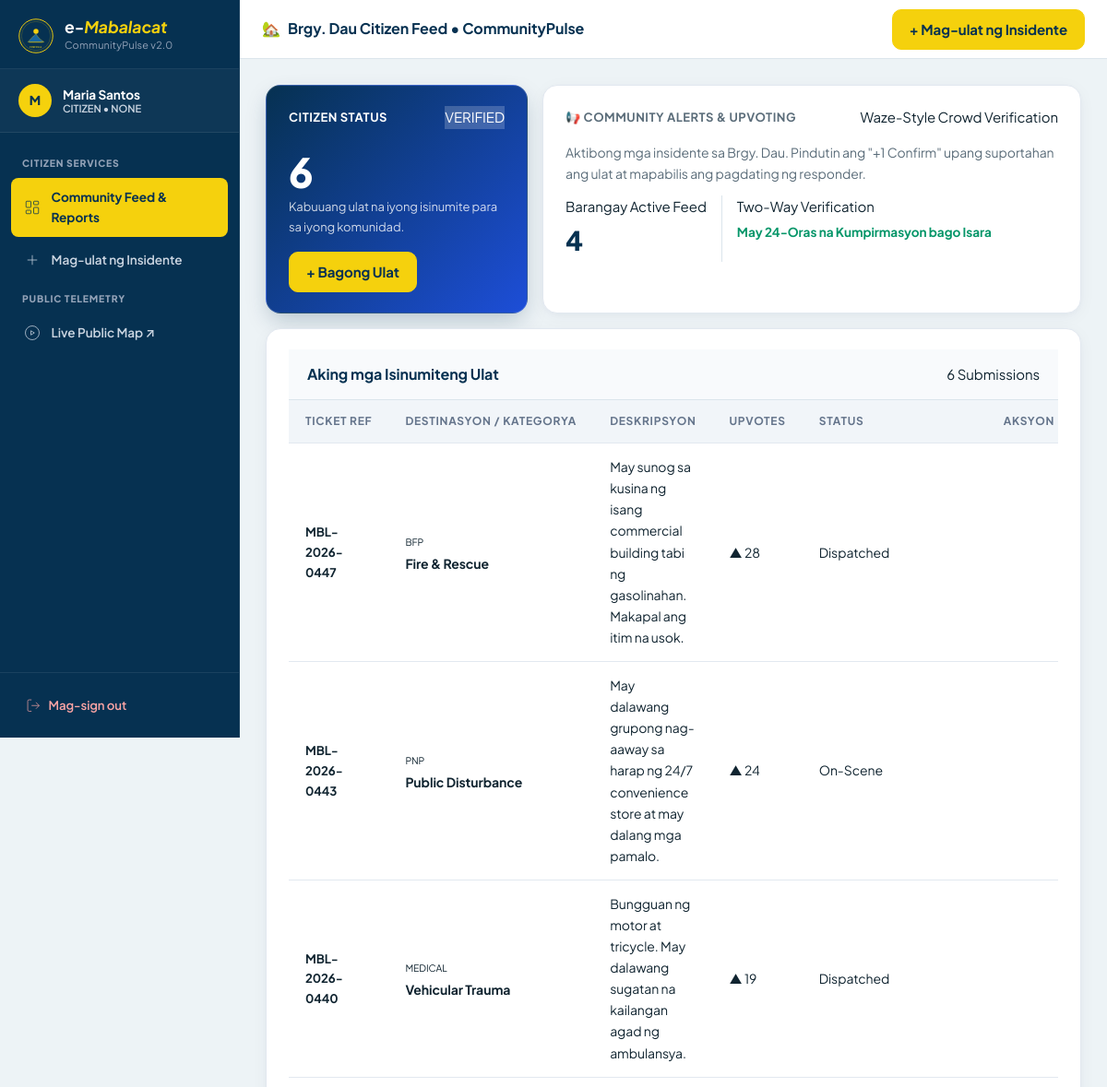
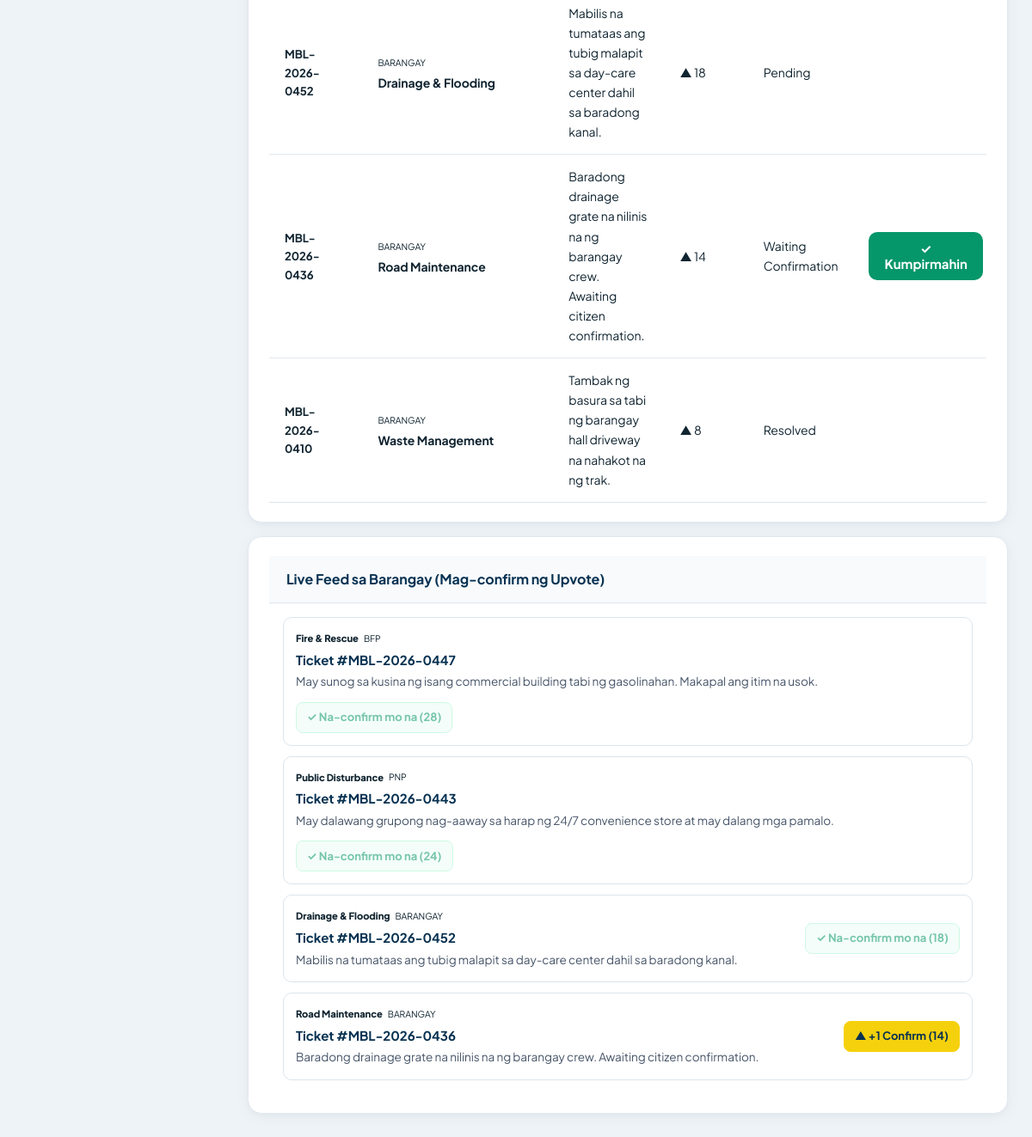
/citizen/dashboard.php (signed in), run on the app's committed database (2 pictures, top to bottom).
### tables this page shows
CREATE TABLE IF NOT EXISTS `barangays` (
  `id` INT UNSIGNED AUTO_INCREMENT PRIMARY KEY,
  `name` VARCHAR(100) NOT NULL UNIQUE,
  `zone` ENUM('North', 'Central', 'South') NOT NULL DEFAULT 'North',
  `captain` VARCHAR(120) NOT NULL DEFAULT '',
  `hotline` VARCHAR(40) NOT NULL DEFAULT ''
);

CREATE TABLE IF NOT EXISTS `users` (
  `id` INT UNSIGNED AUTO_INCREMENT PRIMARY KEY,
  `full_name` VARCHAR(150) NOT NULL,
  `email` VARCHAR(150) NOT NULL UNIQUE,
  `phone` VARCHAR(40) NOT NULL DEFAULT '',
  `password_hash` VARCHAR(255) NOT NULL,
  
   
  `role` ENUM('super_admin', 'agency_admin', 'mini_admin', 'responder', 'citizen') NOT NULL DEFAULT 'citizen',
  
   
  `agency_type` ENUM('bfp', 'pnp', 'medical') DEFAULT NULL,
  
   
  `barangay_id` INT UNSIGNED DEFAULT NULL,
  
   
  `kyc_status` ENUM('pending', 'verified', 'rejected') NOT NULL DEFAULT 'pending',
  `kyc_id_image` VARCHAR(255) DEFAULT NULL,
  
   
  `is_on_duty` TINYINT(1) NOT NULL DEFAULT 1,
  `duty_status` ENUM('available', 'dispatched', 'en_route', 'on_site', 'off_duty') NOT NULL DEFAULT 'available',
  `unit_callsign` VARCHAR(50) DEFAULT NULL,
  `rank_title` VARCHAR(100) DEFAULT NULL,
  
   
  `strike_count` INT UNSIGNED NOT NULL DEFAULT 0,
  `email_verified` TINYINT(1) NOT NULL DEFAULT 1,
  `otp_code` VARCHAR(10) DEFAULT NULL,
  `otp_expires_at` DATETIME DEFAULT NULL,
  `created_at` TIMESTAMP NOT NULL DEFAULT CURRENT_TIMESTAMP,
  
  FOREIGN KEY (`barangay_id`) REFERENCES `barangays`(`id`) ON DELETE SET NULL
);

CREATE TABLE IF NOT EXISTS `reports` (
  `id` INT UNSIGNED AUTO_INCREMENT PRIMARY KEY,
  `ticket_no` VARCHAR(50) NOT NULL UNIQUE,
  `user_id` INT UNSIGNED NOT NULL,
  `barangay_id` INT UNSIGNED NOT NULL,
  
   
  `target_portal` ENUM('barangay', 'bfp', 'pnp', 'medical') NOT NULL DEFAULT 'barangay',
  
  `category` VARCHAR(100) NOT NULL,
  `priority` ENUM('emergency', 'high', 'medium', 'low') NOT NULL DEFAULT 'medium',
  `description` TEXT NOT NULL,
  `address` VARCHAR(255) NOT NULL DEFAULT '',
  `evidence_photo` VARCHAR(255) DEFAULT NULL,
  
   
  `latitude` DECIMAL(10, 7) NOT NULL DEFAULT 15.181000,
  `longitude` DECIMAL(10, 7) NOT NULL DEFAULT 120.588000,
  
   
  `fuzzed_lat` DECIMAL(10, 7) NOT NULL DEFAULT 15.181000,
  `fuzzed_lng` DECIMAL(10, 7) NOT NULL DEFAULT 120.588000,
  
   
  `upvotes_count` INT UNSIGNED NOT NULL DEFAULT 1,
  
   
  `status` ENUM('Pending', 'Dispatched', 'On-Scene', 'Waiting Confirmation', 'Resolved', 'Closed', 'False Alarm') NOT NULL DEFAULT 'Pending',
  
   
  `assigned_responder_id` INT UNSIGNED DEFAULT NULL,
  `dispatched_at` DATETIME DEFAULT NULL,
  `arrived_at` DATETIME DEFAULT NULL,
  
   
  `resolution_photo` VARCHAR(255) DEFAULT NULL,
  `resolution_remarks` TEXT DEFAULT NULL,
  `official_ref_no` VARCHAR(100) DEFAULT NULL,
  `resolved_uploaded_at` DATETIME DEFAULT NULL,
  `closed_at` DATETIME DEFAULT NULL,
  `created_at` TIMESTAMP NOT NULL DEFAULT CURRENT_TIMESTAMP,
  
  FOREIGN KEY (`user_id`) REFERENCES `users`(`id`),
  FOREIGN KEY (`barangay_id`) REFERENCES `barangays`(`id`),
  FOREIGN KEY (`assigned_responder_id`) REFERENCES `users`(`id`) ON DELETE SET NULL
);

### public/citizen/dashboard.php (the view, shortened to what this page needs)
<?php
require_once '../../src/config/database.php';
$userId = (int)$_SESSION['user_id'];
$stmt = $pdo->prepare("SELECT * FROM users WHERE id = ?");
$stmt->execute([$userId]);
$user = $stmt->fetch(PDO::FETCH_ASSOC);
$barangayId = (int)$user['barangay_id'];
$bStmt = $pdo->prepare("SELECT name FROM barangays WHERE id = ?");
$bStmt->execute([$barangayId]);
$barangay = $bStmt->fetch(PDO::FETCH_ASSOC);
$myReportsStmt = $pdo->prepare("
    SELECT r.*, b.name as barangay_name, resp.full_name as responder_name
    FROM reports r
    JOIN barangays b ON r.barangay_id = b.id
    LEFT JOIN users resp ON r.assigned_responder_id = resp.id
    WHERE r.user_id = ?
    ORDER BY r.created_at DESC
");
$myReportsStmt->execute([$userId]);
$myReports = $myReportsStmt->fetchAll(PDO::FETCH_ASSOC);
$barangayReportsStmt = $pdo->prepare("
    SELECT r.*, u.full_name as reporter_name,
           (SELECT COUNT(*) FROM report_upvotes ru WHERE ru.report_id = r.id AND ru.user_id = ?) as has_upvoted
    FROM reports r
    JOIN users u ON r.user_id = u.id
    WHERE r.barangay_id = ? AND r.status NOT IN ('Resolved', 'False Alarm')
    ORDER BY r.upvotes_count DESC, r.created_at DESC
");
$barangayReportsStmt->execute([$userId, $barangayId]);
$barangayReports = $barangayReportsStmt->fetchAll(PDO::FETCH_ASSOC);
?>
<!DOCTYPE html>
<html lang="en">
<head>
<link rel="stylesheet" href="../assets/css/site.css">
</head>
<body>
<div class="app-shell">
  <?php include '../partials/sidebar.php'; ?>
  <div class="app-main">
    <header class="app-topbar">
      <div class="app-topbar-title">
        <span>🏡</span>
        <span>Brgy. <?= htmlspecialchars($barangay['name'] ?? 'Mabalacat') ?> Citizen Feed &bull; CommunityPulse</span>
      </div>
      <div class="app-topbar-actions">
        <?php if ($user['kyc_status'] === 'verified'): ?>
          <a href="report.php" class="btn btn-gold btn-xs">+ Mag-ulat ng Insidente</a>
        <?php else: ?>
          <span class="badge badge-gold">Pending KYC Verification</span>
        <?php endif; ?>
      </div>
    </header>
    <main class="app-content">
      <div class="bento-grid">
        <div class="bento-card span-4 hero-bento" style="background: linear-gradient(135deg, #059669 0%, #064e3b 100%);">
          <div class="bento-head">
            <span class="bento-title" style="color:#fff;">Citizen Status</span>
            <span class="badge" style="background:rgba(255,255,255,0.2);color:#fff;"><?= strtoupper($user['kyc_status']) ?></span>
          </div>
          <div class="bento-kpi-value" style="color:#fff;"><?= count($myReports) ?></div>
          <p class="bento-sub" style="color:#cbd5e1;">Kabuuang ulat na iyong isinumite para sa iyong komunidad.</p>
          <div style="margin-top:16px;">
            <a href="report.php" class="btn btn-gold btn-xs">+ Bagong Ulat</a>
          </div>
        </div>
        <div class="bento-card span-8">
          <div class="bento-head">
            <h2 class="bento-title">📢 Community Alerts &amp; Upvoting</h2>
            <span class="badge badge-gold">Waze-Style Crowd Verification</span>
          </div>
          <p class="small muted" style="margin:0 0 12px 0;">
            Aktibong mga insidente sa Brgy. <?= htmlspecialchars($barangay['name'] ?? '') ?>. Pindutin ang "+1 Confirm" upang suportahan ang ulat at mapabilis ang pagdating ng responder.
          </p>
          <div style="display:flex; gap:16px;">
            <div>
              <div class="stat-label">Barangay Active Feed</div>
              <div style="font-size:1.8rem; font-weight:800; font-family:var(--serif); color:var(--navy);"><?= count($barangayReports) ?></div>
            </div>
            <div style="border-left:1px solid var(--line); padding-left:16px;">
              <div class="stat-label">Two-Way Verification</div>
              <div style="font-size:0.85rem; color:#059669; font-weight:700; margin-top:4px;">May 24-Oras na Kumpirmasyon bago Isara</div>
            </div>
          </div>
        </div>
        <div class="bento-card span-12" style="padding:0;">
          <div style="padding: 14px 20px; background: #f8fafc; border-bottom: 1px solid var(--line); display:flex; justify-content:space-between; align-items:center;">
            <h3 style="font-size:1rem; font-weight:700; color:var(--navy); margin:0;">Aking mga Isinumiteng Ulat</h3>
            <span class="badge badge-outline"><?= count($myReports) ?> Submissions</span>
          </div>
          <div style="overflow-x: auto;">
            <table class="data-table" style="width:100%; border-collapse:collapse; font-size:0.85rem;">
              <thead>
                <tr style="background:#f1f5f9; text-align:left; border-bottom:1px solid var(--line);">
                  <th style="padding:10px 14px;">Ticket Ref</th>
                  <th style="padding:10px 14px;">Destinasyon / Kategorya</th>
                  <th style="padding:10px 14px;">Deskripsyon</th>
                  <th style="padding:10px 14px;">Upvotes</th>
                  <th style="padding:10px 14px;">Status</th>
                  <th style="padding:10px 14px; text-align:right;">Aksyon</th>
                </tr>
              </thead>
              <tbody>
                <?php if (empty($myReports)): ?>
                  <tr>
                    <td colspan="6" style="padding:2rem; text-align:center; color:var(--muted);">Wala ka pang nai-uulat na insidente.</td>
                  </tr>
                <?php else: ?>
                  <?php foreach ($myReports as $mr): ?>
                    <tr style="border-bottom:1px solid var(--line);">
                      <td style="padding:10px 14px; font-family:var(--font-mono); font-size:0.825rem;"><strong><?= htmlspecialchars($mr['ticket_no']) ?></strong></td>
                      <td style="padding:10px 14px;">
                        <span class="badge badge-primary" style="font-size:0.65rem; text-transform:uppercase;"><?= $mr['target_portal'] ?></span>
                        <div style="font-weight:700; margin-top:2px;"><?= htmlspecialchars($mr['category']) ?></div>
                      </td>
                      <td style="padding:10px 14px; max-width:300px;"><?= htmlspecialchars($mr['description']) ?></td>
                      <td style="padding:10px 14px;"><span class="badge badge-gold">▲ <?= $mr['upvotes_count'] ?></span></td>
                      <td style="padding:10px 14px;">
                        <span class="badge <?= $mr['status'] === 'Resolved' ? 'badge-emerald' : 'badge-outline' ?>">
                          <?= $mr['status'] ?>
                        </span>
                      </td>
                      <td style="padding:10px 14px; text-align:right;">
                        <?php if ($mr['status'] === 'Waiting Confirmation'): ?>
                          <form method="POST" style="display:inline;">
                            <button type="submit" name="confirm_resolution" class="btn btn-gold btn-xs" style="background:#059669; color:#fff; border:none;">✓ Kumpirmahin</button>
                          </form>
                        <?php else: ?>
                          <a href="../superadmin/generate-memo.php?report_id=<?= $mr['id'] ?>" target="_blank" class="btn btn-outline-light btn-xs">View Memo</a>
                        <?php endif; ?>
                      </td>
                    </tr>
                  <?php endforeach; ?>
                <?php endif; ?>
              </tbody>
            </table>
          </div>
        </div>
        <div class="bento-card span-12" style="padding:0;">
          <div style="padding: 14px 20px; background: #f8fafc; border-bottom: 1px solid var(--line);">
            <h3 style="font-size:1rem; font-weight:700; color:var(--navy); margin:0;">Live Feed sa Barangay (Mag-confirm ng Upvote)</h3>
          </div>
          <div style="padding:16px; display:grid; gap:12px;">
            <?php if (empty($barangayReports)): ?>
              <p class="small muted" style="text-align:center; margin:16px 0;">Tahimik ang barangay ngayon. Walang aktibong insidente sa feed.</p>
            <?php else: ?>
              <?php foreach ($barangayReports as $br): ?>
                <div style="border:1px solid var(--line); border-radius:10px; padding:14px; background:#fff; display:flex; justify-content:space-between; align-items:center; flex-wrap:wrap; gap:12px;">
                  <div>
                    <div style="display:flex; gap:6px; align-items:center;">
                      <span class="badge badge-gold" style="font-size:0.7rem; font-weight:800;"><?= htmlspecialchars($br['category']) ?></span>
                      <span class="badge badge-primary" style="font-size:0.65rem; text-transform:uppercase;"><?= $br['target_portal'] ?></span>
                    </div>
                    <div style="font-weight:700; color:var(--navy); margin-top:4px;">Ticket #<?= htmlspecialchars($br['ticket_no']) ?></div>
                    <p style="font-size:0.85rem; color:#475569; margin:2px 0 0 0;"><?= htmlspecialchars($br['description']) ?></p>
                  </div>
                  <form action="../../src/handlers/handle-upvote.php" method="POST">
                    <?php if ($br['has_upvoted']): ?>
                      <button disabled class="btn btn-outline-light btn-sm" style="color:#059669; border-color:#a7f3d0; background:#ecfdf5; cursor:default;">
                        ✓ Na-confirm mo na (<?= $br['upvotes_count'] ?>)
                      </button>
                    <?php else: ?>
                      <button type="submit" class="btn btn-gold btn-sm">▲ +1 Confirm (<?= $br['upvotes_count'] ?>)</button>
                    <?php endif; ?>
                  </form>
                </div>
              <?php endforeach; ?>
            <?php endif; ?>
          </div>
        </div>
      </div>
    </main>
  </div>
</div>
</body>
</html>

### data on the page
barangays: name "Dau"
users: kyc_status "VERIFIED"
reports: ticket_no "MBL-2026-0447", target_portal "BFP", category "Fire & Rescue", description "May sunog sa kusina ng isang commercial building tabi ng gasolinahan. Makapal ang itim na usok.", upvotes_count "28", status "Dispatched"
reports: ticket_no "MBL-2026-0443", target_portal "PNP", category "Public Disturbance", description "May dalawang grupong nag-aaway sa harap ng 24/7 convenience store at may dalang mga pamalo.", upvotes_count "24", status "On-Scene"
reports: ticket_no "MBL-2026-0440", target_portal "MEDICAL", category "Vehicular Trauma", description "Bungguan ng motor at tricycle. May dalawang sugatan na kailangan agad ng ambulansya.", upvotes_count "19", status "Dispatched"
reports: ticket_no "MBL-2026-0452", target_portal "BARANGAY", category "Drainage & Flooding", description "Mabilis na tumataas ang tubig malapit sa day-care center dahil sa baradong kanal.", upvotes_count "18", status "Pending"
reports: ticket_no "MBL-2026-0436", target_portal "BARANGAY", category "Road Maintenance", description "Baradong drainage grate na nilinis na ng barangay crew. Awaiting citizen confirmation.", upvotes_count "14", status "Waiting Confirmation"
reports: ticket_no "MBL-2026-0410", target_portal "BARANGAY", category "Waste Management", description "Tambak ng basura sa tabi ng barangay hall driveway na nahakot na ng trak.", upvotes_count "8", status "Resolved"

### other printed values
substr($currentUserName, 0, 1) "M"
$currentUserName "Maria Santos"
str_replace('_', ' ', $currentUserRole) "CITIZEN"
$currentUserAgency "NONE"
count($myReports) "6"
count($barangayReports) "4"
